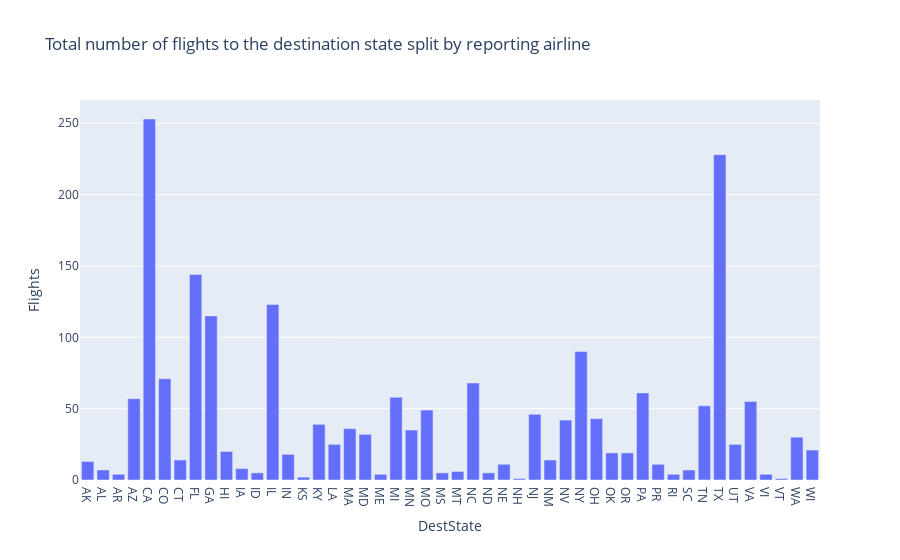

The notebook cell this image was saved under:
### Code cell
# Use plotly express bar chart function px.bar. Provide input data, x and y axis variable, and title of the chart.
# This will give total number of flights to the destination state.
fig = px.bar(bar_data, x="DestState", y="Flights", title='Total number of flights to the destination state split by reporting airline') 
fig.show()

### Figure 1 — Plotly figure (JSON) as saved in the notebook; plotly's stock layout.template omitted (floating-point values rounded to 4 significant figures)
{"data": [{"alignmentgroup": "True", "hovertemplate": "DestState=%{x}<br>Flights=%{y}<extra></extra>", "legendgroup": "", "marker": {"color": "#636efa", "pattern": {"shape": ""}}, "name": "", "offsetgroup": "", "orientation": "v", "showlegend": false, "textposition": "auto", "type": "bar", "x": ["AK", "AL", "AR", "AZ", "CA", "CO", "CT", "FL", "GA", "HI", "IA", "ID", "IL", "IN", "KS", "KY", "LA", "MA", "MD", "ME", "MI", "MN", "MO", "MS", "MT", "NC", "ND", "NE", "NH", "NJ", "NM", "NV", "NY", "OH", "OK", "OR", "PA", "PR", "RI", "SC", "TN", "TX", "UT", "VA", "VI", "VT", "WA", "WI"], "xaxis": "x", "y": [13, 7, 4, 57, 253, 71, 14, 144, 115, 20, 8, 5, 123, 18, 2, 39, 25, 36, 32, 4, 58, 35, 49, 5, 6, 68, 5, 11, 1, 46, 14, 42, 90, 43, 19, 19, 61, 11, 4, 7, 52, 228, 25, 55, 4, 1, 30, 21], "yaxis": "y"}], "layout": {"barmode": "relative", "legend": {"tracegroupgap": 0}, "title": {"text": "Total number of flights to the destination state split by reporting airline"}, "xaxis": {"anchor": "y", "domain": [0, 1], "title": {"text": "DestState"}}, "yaxis": {"anchor": "x", "domain": [0, 1], "title": {"text": "Flights"}}}}
